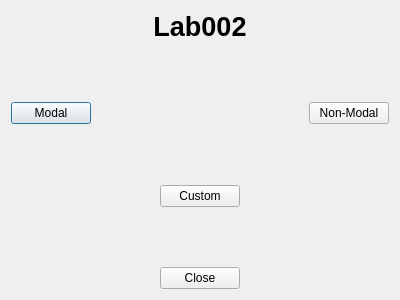
<?xml version="1.0" encoding="UTF-8"?>
<ui version="4.0">
 <class>Dialog</class>
 <widget class="QDialog" name="Dialog">
  <property name="geometry">
   <rect>
    <x>0</x>
    <y>0</y>
    <width>400</width>
    <height>300</height>
   </rect>
  </property>
  <property name="windowTitle">
   <string>Dialog</string>
  </property>
  <layout class="QVBoxLayout" name="verticalLayout">
   <item>
    <layout class="QHBoxLayout" name="horizontalLayout">
     <item>
      <spacer name="horizontalSpacer">
       <property name="orientation">
        <enum>Qt::Horizontal</enum>
       </property>
       <property name="sizeHint" stdset="0">
        <size>
         <width>40</width>
         <height>20</height>
        </size>
       </property>
      </spacer>
     </item>
     <item>
      <widget class="QLabel" name="label">
       <property name="font">
        <font>
         <pointsize>20</pointsize>
         <weight>75</weight>
         <bold>true</bold>
        </font>
       </property>
       <property name="text">
        <string>Lab002</string>
       </property>
       <property name="alignment">
        <set>Qt::AlignCenter</set>
       </property>
      </widget>
     </item>
     <item>
      <spacer name="horizontalSpacer_2">
       <property name="orientation">
        <enum>Qt::Horizontal</enum>
       </property>
       <property name="sizeHint" stdset="0">
        <size>
         <width>40</width>
         <height>20</height>
        </size>
       </property>
      </spacer>
     </item>
    </layout>
   </item>
   <item>
    <spacer name="verticalSpacer">
     <property name="orientation">
      <enum>Qt::Vertical</enum>
     </property>
     <property name="sizeHint" stdset="0">
      <size>
       <width>20</width>
       <height>43</height>
      </size>
     </property>
    </spacer>
   </item>
   <item>
    <layout class="QHBoxLayout" name="horizontalLayout_2">
     <item>
      <widget class="QPushButton" name="modalButton">
       <property name="text">
        <string>Modal</string>
       </property>
      </widget>
     </item>
     <item>
      <spacer name="horizontalSpacer_3">
       <property name="orientation">
        <enum>Qt::Horizontal</enum>
       </property>
       <property name="sizeHint" stdset="0">
        <size>
         <width>40</width>
         <height>20</height>
        </size>
       </property>
      </spacer>
     </item>
     <item>
      <widget class="QPushButton" name="nonModalButton">
       <property name="text">
        <string>Non-Modal</string>
       </property>
      </widget>
     </item>
    </layout>
   </item>
   <item>
    <spacer name="verticalSpacer_3">
     <property name="orientation">
      <enum>Qt::Vertical</enum>
     </property>
     <property name="sizeHint" stdset="0">
      <size>
       <width>20</width>
       <height>44</height>
      </size>
     </property>
    </spacer>
   </item>
   <item>
    <layout class="QHBoxLayout" name="horizontalLayout_3">
     <item>
      <spacer name="horizontalSpacer_4">
       <property name="orientation">
        <enum>Qt::Horizontal</enum>
       </property>
       <property name="sizeHint" stdset="0">
        <size>
         <width>40</width>
         <height>20</height>
        </size>
       </property>
      </spacer>
     </item>
     <item>
      <widget class="QPushButton" name="customButton">
       <property name="text">
        <string>Custom</string>
       </property>
      </widget>
     </item>
     <item>
      <spacer name="horizontalSpacer_5">
       <property name="orientation">
        <enum>Qt::Horizontal</enum>
       </property>
       <property name="sizeHint" stdset="0">
        <size>
         <width>40</width>
         <height>20</height>
        </size>
       </property>
      </spacer>
     </item>
    </layout>
   </item>
   <item>
    <spacer name="verticalSpacer_2">
     <property name="orientation">
      <enum>Qt::Vertical</enum>
     </property>
     <property name="sizeHint" stdset="0">
      <size>
       <width>20</width>
       <height>43</height>
      </size>
     </property>
    </spacer>
   </item>
   <item>
    <layout class="QHBoxLayout" name="horizontalLayout_4">
     <item>
      <spacer name="horizontalSpacer_6">
       <property name="orientation">
        <enum>Qt::Horizontal</enum>
       </property>
       <property name="sizeHint" stdset="0">
        <size>
         <width>40</width>
         <height>20</height>
        </size>
       </property>
      </spacer>
     </item>
     <item>
      <widget class="QPushButton" name="closeButton">
       <property name="text">
        <string>Close</string>
       </property>
      </widget>
     </item>
     <item>
      <spacer name="horizontalSpacer_7">
       <property name="orientation">
        <enum>Qt::Horizontal</enum>
       </property>
       <property name="sizeHint" stdset="0">
        <size>
         <width>40</width>
         <height>20</height>
        </size>
       </property>
      </spacer>
     </item>
    </layout>
   </item>
  </layout>
 </widget>
 <layoutdefault spacing="6" margin="11"/>
 <resources/>
 <connections/>
</ui>
